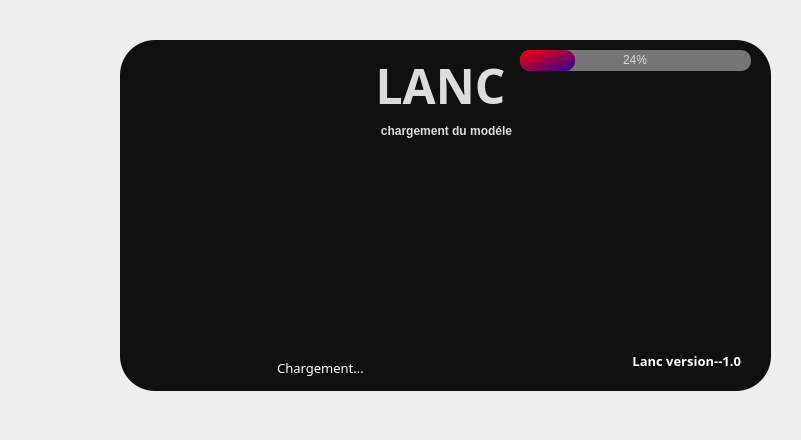
<?xml version="1.0" encoding="UTF-8"?>
<ui version="4.0">
 <class>Lanc</class>
 <widget class="QWidget" name="Lanc">
  <property name="geometry">
   <rect>
    <x>0</x>
    <y>0</y>
    <width>801</width>
    <height>440</height>
   </rect>
  </property>
  <property name="windowTitle">
   <string>Form</string>
  </property>
  <widget class="QFrame" name="Demarrage_Lanc">
   <property name="geometry">
    <rect>
     <x>120</x>
     <y>40</y>
     <width>651</width>
     <height>351</height>
    </rect>
   </property>
   <property name="styleSheet">
    <string notr="true">QFrame {	
	
	background-color: rgb(15, 15, 15);
	color: rgb(220, 220, 220);
	border-radius: 35px;
}</string>
   </property>
   <property name="frameShape">
    <enum>QFrame::StyledPanel</enum>
   </property>
   <property name="frameShadow">
    <enum>QFrame::Raised</enum>
   </property>
   <widget class="QLabel" name="label">
    <property name="geometry">
     <rect>
      <x>20</x>
      <y>20</y>
      <width>631</width>
      <height>311</height>
     </rect>
    </property>
    <property name="styleSheet">
     <string notr="true">background-color: transparent;</string>
    </property>
    <property name="text">
     <string/>
    </property>
    <property name="pixmap">
     <pixmap>Images/bg1.png</pixmap>
    </property>
   </widget>
   <widget class="QLabel" name="version">
    <property name="geometry">
     <rect>
      <x>430</x>
      <y>310</y>
      <width>191</width>
      <height>21</height>
     </rect>
    </property>
    <property name="font">
     <font>
      <family>Segoe UI Variable Text Semibold</family>
      <pointsize>10</pointsize>
      <weight>75</weight>
      <bold>true</bold>
     </font>
    </property>
    <property name="styleSheet">
     <string notr="true">color: rgb(255, 255, 255);
background-color: transparent;</string>
    </property>
    <property name="text">
     <string>Lanc version--1.0</string>
    </property>
    <property name="alignment">
     <set>Qt::AlignRight|Qt::AlignTrailing|Qt::AlignVCenter</set>
    </property>
   </widget>
   <widget class="QLabel" name="chargement">
    <property name="geometry">
     <rect>
      <x>40</x>
      <y>320</y>
      <width>321</width>
      <height>16</height>
     </rect>
    </property>
    <property name="font">
     <font>
      <family>MS Reference Sans Serif</family>
      <pointsize>10</pointsize>
     </font>
    </property>
    <property name="styleSheet">
     <string notr="true">color:#fff;
background-color: transparent;
</string>
    </property>
    <property name="text">
     <string>Chargement...</string>
    </property>
    <property name="alignment">
     <set>Qt::AlignCenter</set>
    </property>
   </widget>
   <widget class="QProgressBar" name="progressBar">
    <property name="geometry">
     <rect>
      <x>400</x>
      <y>10</y>
      <width>231</width>
      <height>21</height>
     </rect>
    </property>
    <property name="styleSheet">
     <string notr="true">QProgressBar {
	
	
	
	
	
	background-color: rgb(117, 117, 117);
	color: rgb(217, 217, 217);
	border-style: none;
	border-radius: 10px;
	text-align: center;
}
QProgressBar::chunk{
	border-radius: 10px;
	
	background-color: qlineargradient(spread:pad, x1:0, y1:0, x2:1, y2:1, stop:0 rgba(255, 0, 0, 255), stop:0.977273 rgba(46, 0, 148, 255), stop:1 rgba(49, 148, 0, 255));
}</string>
    </property>
    <property name="value">
     <number>24</number>
    </property>
   </widget>
   <widget class="QLabel" name="label_2">
    <property name="geometry">
     <rect>
      <x>150</x>
      <y>20</y>
      <width>341</width>
      <height>51</height>
     </rect>
    </property>
    <property name="font">
     <font>
      <family>Bahnschrift Condensed</family>
      <pointsize>36</pointsize>
      <weight>75</weight>
      <bold>true</bold>
     </font>
    </property>
    <property name="styleSheet">
     <string notr="true">background-color: transparent;</string>
    </property>
    <property name="text">
     <string>LANC</string>
    </property>
    <property name="alignment">
     <set>Qt::AlignCenter</set>
    </property>
   </widget>
   <widget class="QLabel" name="description">
    <property name="geometry">
     <rect>
      <x>256</x>
      <y>80</y>
      <width>141</width>
      <height>21</height>
     </rect>
    </property>
    <property name="font">
     <font>
      <pointsize>9</pointsize>
      <weight>75</weight>
      <bold>true</bold>
     </font>
    </property>
    <property name="styleSheet">
     <string notr="true"/>
    </property>
    <property name="text">
     <string>chargement du modéle</string>
    </property>
    <property name="alignment">
     <set>Qt::AlignCenter</set>
    </property>
   </widget>
  </widget>
 </widget>
 <resources/>
 <connections/>
</ui>
